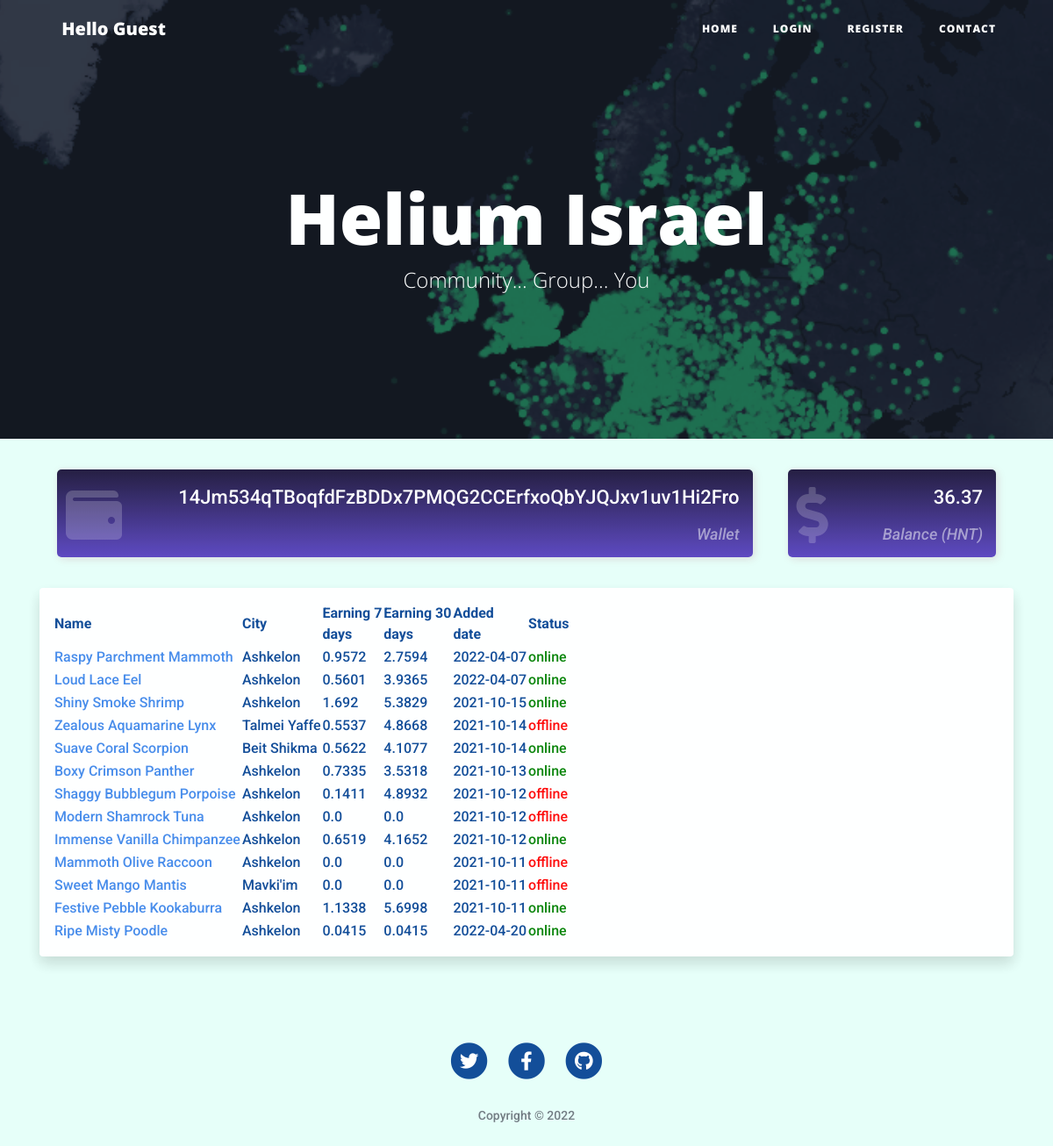
/wallet/14Jm534qTBoqfdFzBDDx7PMQG2CCErfxoQbYJQJxv1uv1Hi2Fro, run on the app's committed database.
### main.py (models this page shows, shortened)
class Wallet(db.Model):
	__tablename__ = "wallets"
	id = db.Column(db.Integer, primary_key=True, nullable=False)
	address = db.Column(db.Text, unique=True, nullable=False)
	balance = db.Column(db.Float)
	miners = relationship("Miner", back_populates="wallet")
	user_id = db.Column(db.Integer, ForeignKey("users.id"))
	user = relationship("User", back_populates="wallets")

class Miner(db.Model):
	__tablename__ = "miners"
	id = db.Column(db.Integer, primary_key=True, nullable=False)
	name = db.Column(db.String(100), unique=True, nullable=False)
	address = db.Column(db.Text, nullable=False)
	added = db.Column(db.DateTime, nullable=False)
	city = db.Column(db.Text)
	country = db.Column(db.Text)
	street = db.Column(db.Text)
	online = db.Column(db.String(20))
	earnings_7 = db.Column(db.Float)
	earnings_30 = db.Column(db.Float)
	wallet_address = db.Column(db.Text, ForeignKey("wallets.address"))
	wallet = relationship("Wallet", back_populates="miners")

### main.py (the view)
@app.route("/wallet/<address>")
def wallet(address):
	wallet = Wallet.query.filter_by(address=address).first()
	israel_miners = []
	abroad_miners = []
	for miner in wallet.miners:
		if miner.country == "Israel":
			israel_miners.append(miner)
		else:
			abroad_miners.append(miner)
	return render_template("wallet.html", miners=israel_miners, miners_abroad=abroad_miners, wallet=wallet)

### templates/wallet.html (shortened to what this page needs)
{% extends 'base.html' %}
{% block h_image %}
<header class="masthead" style="background-image: url({{ url_for('static', filename='img/helium-map.png') }}) ">
    {% endblock h_image %}
    {% block h_title %}
    <h1>Helium Israel</h1>
    <span class="subheading">Community... Group... You</span>
    {% endblock h_title %}
    {% block content %}
    <div class="container">
        <div class="container" id="homepage-counter">
            <div class="row justify-content-center">
                <div class="col-lg-9">
                    <a target="_blank" style="color:#4087ea"
                       href="https://explorer.helium.com/accounts/{{ wallet.address }}">
                        <div class="card-counter danger">
                            <i class="fa fa-wallet"></i>
                            <span id="wallet-special" class="count-numbers">{{ wallet.address }}</span>
                            <span class="count-name">Wallet</span>
                        </div>
                    </a>
                </div>
                <div class="col-lg-3">
                    <a target="_blank" style="color:#4087ea"
                       href="#">
                        <div class="card-counter danger">
                            <i class="fa fa-dollar-sign"></i>
                            <span id="wallet-special"
                                  class="count-numbers">{{ wallet.balance | round(2, 'common') }}</span>
                            <span class="count-name">Balance (HNT)</span>
                        </div>
                    </a>
                </div>
            </div>
        </div>
        <div class="table-responsive shadow p-3 mb-5 bg-body rounded">
            <table name="table" data-toggle="table" data-search="true" data-pagination="true" data-show-columns="true"
                   data-sort-name="added" data-sort-order="desc">
                <thead class="table-headers">
                <th data-field="name" data-valign="middle" data-sortable="true">Name</th>
                <th data-field="city" data-valign="middle" data-sortable="true">City</th>
                <th data-field="earnings-7" data-valign="middle" data-sortable="true">Earning 7<br>days</th>
                <th data-field="earnings-30" data-valign="middle" data-sortable="true">Earning 30<br>days</th>
                <th data-field="added" data-valign="middle" data-sortable="true">Added<br>date</th>
                <th data-field="other-miners" data-valign="middle" data-sortable="true">Status</th>
                </thead>
                <tbody>
                {% for miner in miners %}
                <tr>
                    <td class="align-middle"><a target="_blank" style="color:#4087ea"
                                                href="https://explorer.helium.com/hotspots/{{ miner.address }}">
                        {{ miner.name | replace("-", " ") | title() }}</a></td>
                    <td class="align-middle">{{ miner.city }}</td>
                    <td class="align-middle">{{ miner.earnings_7|round(4) }}</td>
                    <td class="align-middle">{{ miner.earnings_30|round(4) }}</td>
                    {% set list1 = miner.added|string() %}
                    <td class="align-middle">{{ list1[:10] }}</td>
                    {% if miner.online == 'online' %}
                    <td class="align-middle" style="color:green">{{ miner.online }}</td>
                    {% else %}
                    <td class="align-middle" style="color:red">{{ miner.online }}</td>
                    {% endif %}
                </tr>
                {% endfor %}
                </tbody>
            </table>
        </div>
    </div>
    {% endblock content %}

### data on the page
Wallet: address "14Jm534qTBoqfdFzBDDx7PMQG2CCErfxoQbYJQJxv1uv1Hi2Fro", balance "36.37"
Miner: name "Raspy Parchment Mammoth", city "Ashkelon", earnings_7 "0.9572", earnings_30 "2.7594", added "2022-04-07", online "online"
Miner: name "Loud Lace Eel", city "Ashkelon", earnings_7 "0.5601", earnings_30 "3.9365", added "2022-04-07", online "online"
Miner: name "Shiny Smoke Shrimp", city "Ashkelon", earnings_7 "1.692", earnings_30 "5.3829", added "2021-10-15", online "online"
Miner: name "Zealous Aquamarine Lynx", city "Talmei Yaffe", earnings_7 "0.5537", earnings_30 "4.8668", added "2021-10-14", online "offline"
Miner: name "Suave Coral Scorpion", city "Beit Shikma", earnings_7 "0.5622", earnings_30 "4.1077", added "2021-10-14", online "online"
Miner: name "Boxy Crimson Panther", city "Ashkelon", earnings_7 "0.7335", earnings_30 "3.5318", added "2021-10-13", online "online"
Miner: name "Shaggy Bubblegum Porpoise", city "Ashkelon", earnings_7 "0.1411", earnings_30 "4.8932", added "2021-10-12", online "offline"
Miner: name "Modern Shamrock Tuna", city "Ashkelon", earnings_7 "0.0", earnings_30 "0.0", added "2021-10-12", online "offline"
Miner: name "Immense Vanilla Chimpanzee", city "Ashkelon", earnings_7 "0.6519", earnings_30 "4.1652", added "2021-10-12", online "online"
Miner: name "Mammoth Olive Raccoon", city "Ashkelon", earnings_7 "0.0", earnings_30 "0.0", added "2021-10-11", online "offline"
Miner: name "Sweet Mango Mantis", city "Mavki'im", earnings_7 "0.0", earnings_30 "0.0", added "2021-10-11", online "offline"
Miner: name "Festive Pebble Kookaburra", city "Ashkelon", earnings_7 "1.1338", earnings_30 "5.6998", added "2021-10-11", online "online"
Miner: name "Ripe Misty Poodle", city "Ashkelon", earnings_7 "0.0415", earnings_30 "0.0415", added "2022-04-20", online "online"
